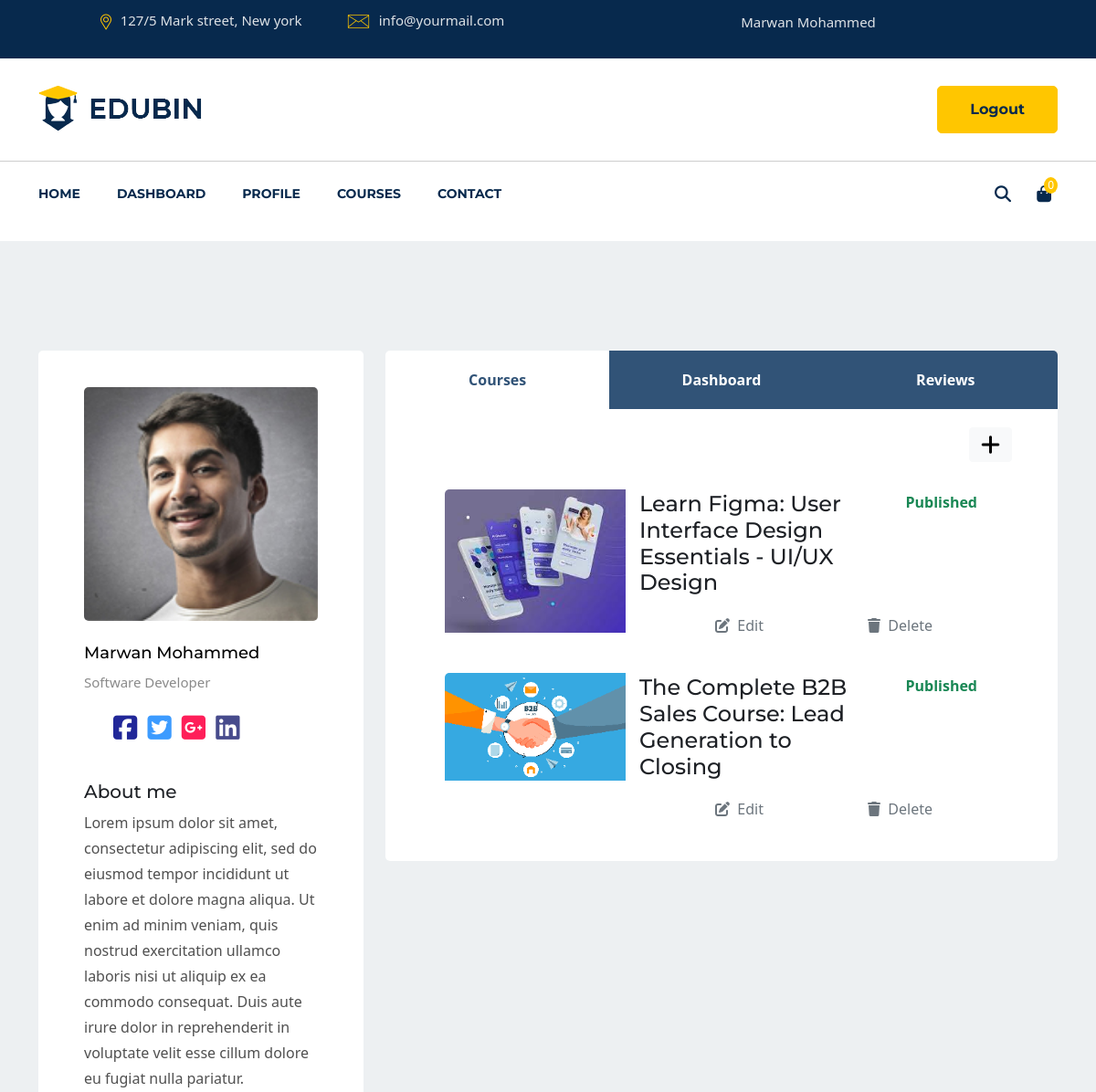
The app's page /instructor/instructor-dashboard/ (signed in, upper part), older data.
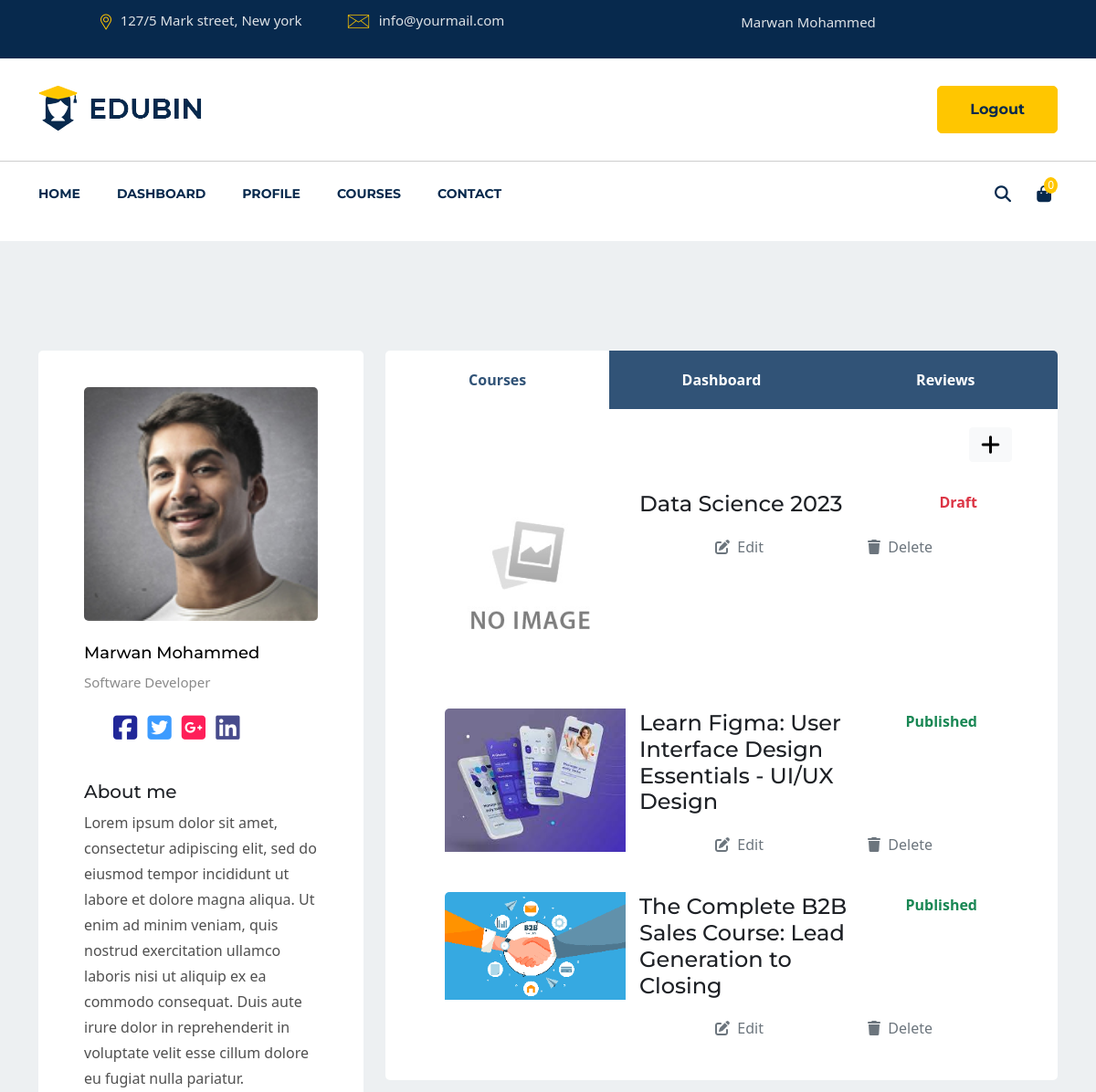
The same page, newer data.
### lms_main/models.py (models this page shows, shortened)
class Course(models.Model):
    STATUS = (
        ('PUBLISH', 'PUBLISH'),
        ('DRAFT', 'DRAFT'),
    )
    title = models.CharField(max_length=300)
    description = models.TextField()
    created_at = models.DateField(auto_now_add=True)
    featured_image = models.ImageField(
        upload_to='course/featured_images/', null=True, blank=True)
    price = models.IntegerField(
        null=True, default=0, blank=True)
    discount = models.IntegerField(null=True, blank=True)
    slug = models.SlugField(unique=True, null=True,
                            blank=True, max_length=300)
    status = models.CharField(choices=STATUS, max_length=100, null=True)
    author = models.ForeignKey(user_model.Instructor, on_delete=models.CASCADE)
    category = models.ForeignKey(
        lms_main_model.Category, on_delete=models.CASCADE)
    level = models.ForeignKey(lms_main_model.Level, on_delete=models.CASCADE)
    @property
    def featured_image_url(self):
        if self.featured_image and hasattr(self.featured_image, 'url'):
            return self.featured_image.url
        else:
            return "/static/images/no_image/No-image-found.jpg"

### lms_main/views.py (the view, shortened to what this page needs)
# urls.py: path('instructor/instructor-dashboard/', lms_main_view.instructor_dashboard,
@login_required
def instructor_dashboard(request):
    print("you are in dashboard")
    user = request.user
    data = {}
    add_course_form = lms_main_forms.AddCourseForm()
    requirement_formset = lms_main_forms.RequirementFormSet()
    what_you_will_learn_formset = lms_main_forms.WhatYouWillLearnFormSet()
    add_lesson_form = lms_main_forms.AddLessonForm()
    video_formset = lms_main_forms.VideoFormSet()
    instructor = user_model.Instructor.objects.filter(instructor_id=user.id).first()
    context = {
        'instructor': instructor,
        'course_form': add_course_form,
        'requirement_formset': requirement_formset,
        'what_you_will_learn_formset': what_you_will_learn_formset,
        'lesson_form': add_lesson_form,
        'video_formset': video_formset,
    }
    return render(request, 'user/instructor/instructor_dashboard.html', context)

### lms_main/models.py (called while the page is built)
    def __str__(self):
        return f"Category {self.name}"

    def __str__(self):
        return f"Level {self.name_of_level}"

### user/models.py (called while the page is built)
    @property
    def full_name(self):
        return f"{self.first_name} {self.last_name}"

    @property
    def profile_image_url(self):
        if self.profile_image and hasattr(self.profile_image, 'url'):
            return self.profile_image.url
        else:
            return "/static/images/profile/user.png"

### user/templates/user/instructor/instructor_dashboard.html (shortened to what the changed rows need)
{% extends 'lms_main/base.html' %}
{% load static %}
{% load crispy_forms_filters %}
{% load crispy_forms_tags %}
{% block main %}
<section id="teachers-singel" class="pt-70 pb-120 gray-bg">
    <div class="container">
        <div class="row justify-content-center">
            <div class="col-lg-8">
                <div class="teachers-right mt-50">
                    <div class="tab-content" id="myTabContent">
                        <div class="tab-pane fade show active" id="courses" role="tabpanel" aria-labelledby="courses-tab">
                            <div class="courses-cont pt-20">
                                {% for course in instructor.course_set.all reversed %}
                                <div class="row">
                                    <div class="col">
                                        <div class="col">
                                            <div class="singel-course mt-30">
                                                <div class="row no-gutters">
                                                    <div class="col-md-4 d-flex justify-content-center">
                                                        <div class="thum ">
                                                            <div class="image">
                                                                <img src="{{ course.featured_image_url }}" alt="Course">
                                                            </div>
                                                        </div>
                                                    </div>
                                                    <div class="col-md-8">
                                                        <div class="row">
                                                            <div class="col-8">
                                                                <div class="shopping-cont">
                                                                    <a href="#" class="text-decoration-none">
                                                                        <h4>{{ course.title }}</h4>
                                                                    </a>
                                                                </div>
                                                            </div>
                                                            <div class="col-3 d-flex justify-content-end">
                                                                <div class="row">
                                                                    <div class="shopping-cont">
                                                                        {% if course.status == 'DRAFT' %}
                                                                        <span>
                                                                            <b class="text-danger">Draft </b>
                                                                        </span>
                                                                        {% else %}
                                                                        <span>
                                                                            <b class="text-success">Published</b>
                                                                        </span>
                                                                        {% endif %}
                                                                    </div>
                                                                </div>
                                                            </div>
                                                        </div>
                                                        <div class="row d-flex align-items-end">
                                                            <div class="col-5 d-flex justify-content-end">
                                                                <div class="shopping-cont">
                                                                    <a href="#" class="text-secondary text-decoration-none" id="" data-course-id="" data-toggle="modal" data-target="#edit-course"><i class="fas fa-edit"></i>&nbsp;&nbsp;Edit</a>
                                                                </div>
                                                            </div>
                                                            <div class="col-5 d-flex justify-content-end">
                                                                <div class="shopping-cont">
                                                                    <a href="#" class="text-secondary text-decoration-none" id="remove" data-course-id=""><i
                                                                            class="fa-solid fa-trash"></i>&nbsp;&nbsp;Delete</a>
                                                                </div>
                                                            </div>
                                                        </div>
                                                    </div>
                                                </div>
                                            </div>
                                        </div>
                                    </div>
                                </div>
                                {% endfor %}
                            </div>
                        </div>
                    </div>
                </div>
            </div>
        </div>
    </div>
</section>
{% endblock %}

Row changes from the older to the newer data that the page shows:
added Course: shows a picture, title "Data Science 2023", status "Draft"
